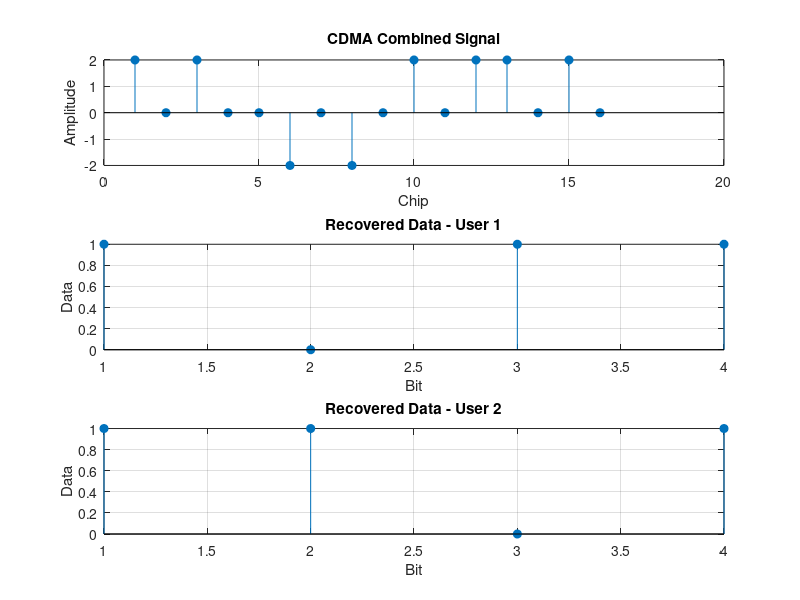

Recreate this plot in MATLAB.
% Sr. No. 03 - Study of CDMA
clc;
clear all;
close all;

% CDMA Simulation
% Two users transmit data simultaneously

% Data of User 1 and User 2
data1 = [1 0 1 1];
data2 = [1 1 0 1];

% Convert 0 to -1 for CDMA
data1(data1 == 0) = -1;
data2(data2 == 0) = -1;

% Spreading codes for two users
code1 = [1 1 1 1];
code2 = [1 -1 1 -1];

% Spread the data
spread1 = kron(data1, code1);
spread2 = kron(data2, code2);

% Add both users' signals
cdma_signal = spread1 + spread2;

figure;
subplot(3,1,1);
stem(cdma_signal, 'filled');
grid on;
title('CDMA Combined Signal');
xlabel('Chip');
ylabel('Amplitude');

% Receiver for User 1
received1 = [];
for i = 1:length(data1)
    chips = cdma_signal((i-1)*4+1:i*4);
    value = sum(chips .* code1);
    if value > 0
        received1(i) = 1;
    else
        received1(i) = 0;
    end
end

% Receiver for User 2
received2 = [];
for i = 1:length(data2)
    chips = cdma_signal((i-1)*4+1:i*4);
    value = sum(chips .* code2);
    if value > 0
        received2(i) = 1;
    else
        received2(i) = 0;
    end
end

% Display recovered data
subplot(3,1,2);
stem(received1, 'filled');
grid on;
title('Recovered Data - User 1');
xlabel('Bit');
ylabel('Data');

subplot(3,1,3);
stem(received2, 'filled');
grid on;
title('Recovered Data - User 2');
xlabel('Bit');
ylabel('Data');

% Display results
disp('Original Data of User 1:');
disp([1 0 1 1]);
disp('Recovered Data of User 1:');
disp(received1);
disp('Original Data of User 2:');
disp([1 1 0 1]);
disp('Recovered Data of User 2:');
disp(received2);
